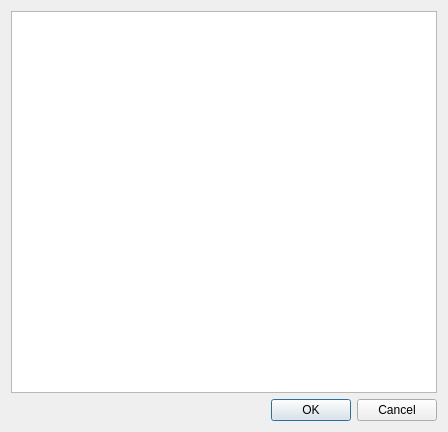
<?xml version="1.0" encoding="UTF-8"?>
<ui version="4.0">
 <class>CanConfigJ1939MultiPGDialog</class>
 <widget class="QDialog" name="CanConfigJ1939MultiPGDialog">
  <property name="geometry">
   <rect>
    <x>0</x>
    <y>0</y>
    <width>448</width>
    <height>432</height>
   </rect>
  </property>
  <property name="windowTitle">
   <string>Configure J1939 multi PG object</string>
  </property>
  <layout class="QVBoxLayout" name="verticalLayout">
   <item>
    <widget class="QListView" name="listView"/>
   </item>
   <item>
    <widget class="QDialogButtonBox" name="buttonBox">
     <property name="orientation">
      <enum>Qt::Horizontal</enum>
     </property>
     <property name="standardButtons">
      <set>QDialogButtonBox::Cancel|QDialogButtonBox::Ok</set>
     </property>
    </widget>
   </item>
  </layout>
 </widget>
 <resources/>
 <connections>
  <connection>
   <sender>buttonBox</sender>
   <signal>accepted()</signal>
   <receiver>CanConfigJ1939MultiPGDialog</receiver>
   <slot>accept()</slot>
   <hints>
    <hint type="sourcelabel">
     <x>248</x>
     <y>254</y>
    </hint>
    <hint type="destinationlabel">
     <x>157</x>
     <y>274</y>
    </hint>
   </hints>
  </connection>
  <connection>
   <sender>buttonBox</sender>
   <signal>rejected()</signal>
   <receiver>CanConfigJ1939MultiPGDialog</receiver>
   <slot>reject()</slot>
   <hints>
    <hint type="sourcelabel">
     <x>316</x>
     <y>260</y>
    </hint>
    <hint type="destinationlabel">
     <x>286</x>
     <y>274</y>
    </hint>
   </hints>
  </connection>
 </connections>
</ui>
